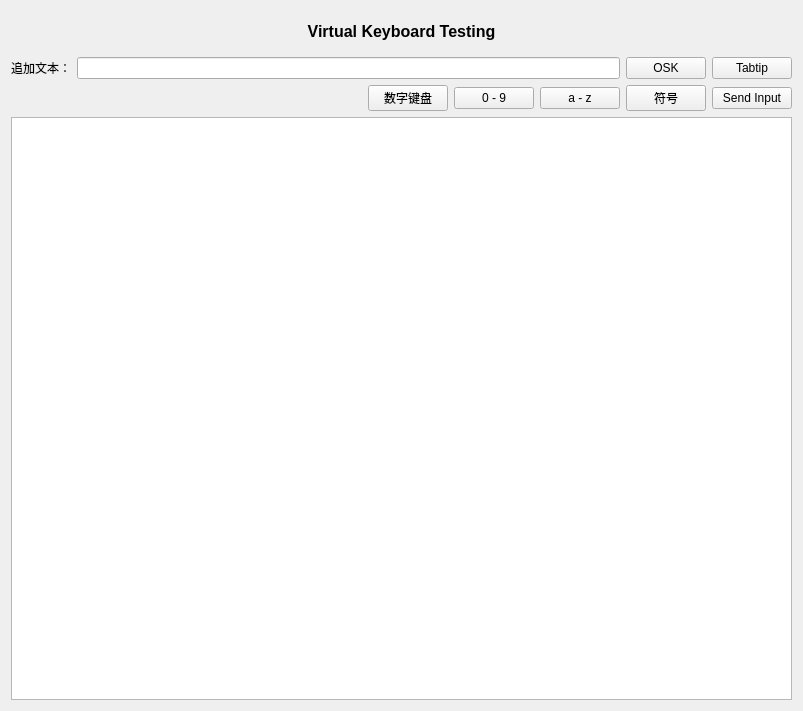
<?xml version="1.0" encoding="UTF-8"?>
<ui version="4.0">
 <class>MiscellaneousQVirtualKeyboard</class>
 <widget class="MiscellaneousBase" name="MiscellaneousQVirtualKeyboard">
  <property name="geometry">
   <rect>
    <x>0</x>
    <y>0</y>
    <width>803</width>
    <height>711</height>
   </rect>
  </property>
  <property name="windowTitle">
   <string>MiscellaneousCustomTextEdit</string>
  </property>
  <layout class="QVBoxLayout" name="verticalLayout">
   <item>
    <layout class="QHBoxLayout" name="horizontalLayout_2">
     <item>
      <widget class="QLabel" name="lbTitle">
       <property name="minimumSize">
        <size>
         <width>0</width>
         <height>40</height>
        </size>
       </property>
       <property name="font">
        <font>
         <pointsize>12</pointsize>
         <weight>75</weight>
         <bold>true</bold>
        </font>
       </property>
       <property name="text">
        <string>Virtual Keyboard Testing</string>
       </property>
       <property name="alignment">
        <set>Qt::AlignCenter</set>
       </property>
      </widget>
     </item>
    </layout>
   </item>
   <item>
    <layout class="QHBoxLayout" name="horizontalLayout_3">
     <property name="spacing">
      <number>6</number>
     </property>
     <property name="leftMargin">
      <number>0</number>
     </property>
     <item>
      <widget class="QLabel" name="lbSingleLine">
       <property name="text">
        <string>追加文本：</string>
       </property>
      </widget>
     </item>
     <item>
      <widget class="QLineEdit" name="leSingleLine"/>
     </item>
     <item>
      <widget class="QPushButton" name="btnOSK">
       <property name="text">
        <string>OSK</string>
       </property>
      </widget>
     </item>
     <item>
      <widget class="QPushButton" name="btnTabtip">
       <property name="text">
        <string>Tabtip</string>
       </property>
      </widget>
     </item>
    </layout>
   </item>
   <item>
    <layout class="QHBoxLayout" name="horizontalLayout_4">
     <property name="topMargin">
      <number>0</number>
     </property>
     <item>
      <spacer name="horizontalSpacer">
       <property name="orientation">
        <enum>Qt::Horizontal</enum>
       </property>
       <property name="sizeHint" stdset="0">
        <size>
         <width>40</width>
         <height>20</height>
        </size>
       </property>
      </spacer>
     </item>
     <item>
      <widget class="QPushButton" name="btnNumLock">
       <property name="text">
        <string>数字键盘</string>
       </property>
      </widget>
     </item>
     <item>
      <widget class="QPushButton" name="btnNumbers">
       <property name="text">
        <string>0 - 9</string>
       </property>
      </widget>
     </item>
     <item>
      <widget class="QPushButton" name="btnLetters">
       <property name="text">
        <string>a - z</string>
       </property>
      </widget>
     </item>
     <item>
      <widget class="QPushButton" name="btnSymbols">
       <property name="text">
        <string>符号</string>
       </property>
      </widget>
     </item>
     <item>
      <widget class="QPushButton" name="btnSendInput">
       <property name="text">
        <string>Send Input</string>
       </property>
      </widget>
     </item>
    </layout>
   </item>
   <item>
    <layout class="QHBoxLayout" name="horizontalLayout">
     <item>
      <widget class="QTextEdit" name="teRichText"/>
     </item>
    </layout>
   </item>
  </layout>
 </widget>
 <layoutdefault spacing="6" margin="11"/>
 <customwidgets>
  <customwidget>
   <class>MiscellaneousBase</class>
   <extends>QWidget</extends>
   <header>miscellaneousbase.h</header>
   <container>1</container>
  </customwidget>
 </customwidgets>
 <resources/>
 <connections/>
</ui>
